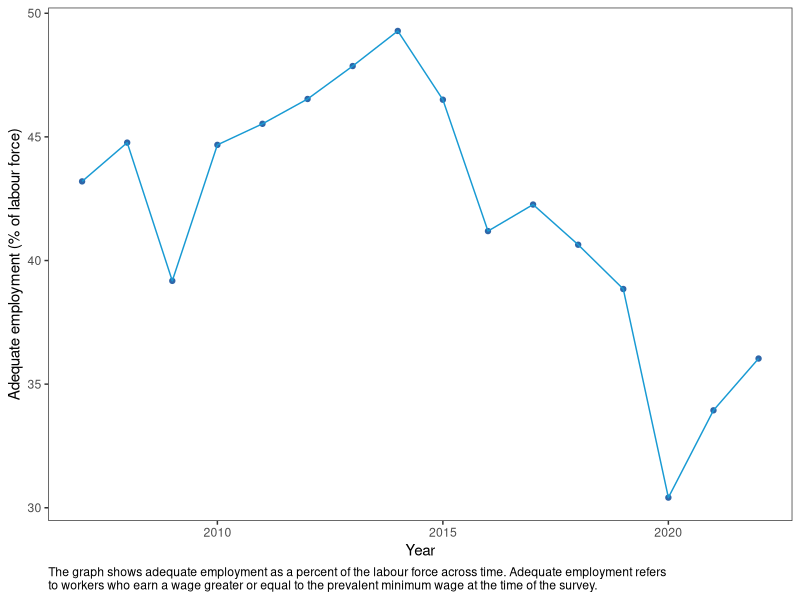

Source code (R):
# Graphs


# Libraries

library(tidyverse)

# Load the data

employment<-
  read.csv('labour-market-stats.csv')

# Caption

employment_graph_caption <-
  'The graph shows adequate employment as a percent of the labour force across time. Adequate employment refers to workers who earn a wage greater or equal to the prevalent minimum wage at the time of the survey.'

# Graph

employment %>%
  filter(series == 'Adequate Employment') %>% 
  ggplot(aes(year, value))+
  geom_point(colour = '#2F66A9')+
  geom_line(colour = '#189ad3' )+
  theme_bw()+
  theme(panel.grid.major = element_blank(),
        panel.grid.minor = element_blank(),
        plot.caption = element_text(hjust = 0))+
  labs( x = 'Year',
        y = 'Adequate employment (% of labour force)',
        caption = str_wrap(employment_graph_caption, 109))